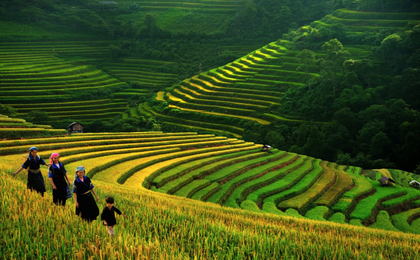
%> input picture Lab02/GreenVietnam.png, 420 x 260 px, shrunk from 1241 x 768 before the run
$ octave lab02-1.m   (GNU Octave 9; MATLAB toolbox functions it lacks are replaced by stand-ins)
%> lines starting %> are read from the running program, lines starting %| are printed output that depends on the picture
%{
  Bai 1 cua bai thuc hanh Lab 2
%}

pkg load image


function retval = Convolution(I)
  [row, col, channel] = size(I)
  kernel = [0, -1, 0; -1, 5, -1; 0, -1, 0];
  I_uint16 = uint16(I);
  I5 = I_uint16 * 5;
  I_1_2 = I_uint16(1:row-1, :, :);
  I5(2:row, :, :) -= I_1_2;
  I_2_1 = I_uint16(:, 1:col-1, :);
  I5(:, 2:col, :) -= I_2_1;
  I_2_3 = I_uint16(:, 2:col, :);
  I5(:, 1:col-1, :) -= I_2_3;
  I_3_2 = I_uint16(2:row, :, :);
  I5(1:row-1, :, :) -= I_3_2;
  retval = uint8(I5);
endfunction

function retval = Pixelization(I)
  s = 8;
  [row, col, channel] = size(I);
  Jr = floor(row/s)
  Jc = floor(col/s);
  J = zeros([Jr, Jc, channel]);
  disp("here");
  for r = 1:Jr-1
    for c = 1:Jc-1
      T1 = I((r*s):(r+1)*s - 1, (c*s):(c+1)*s - 1, :);
      T = reshape(T1, s*s, 3);
      J(r, c, :) = mean(T);
    endfor
  endfor
  retval = uint8(J);
endfunction


# main

# Cau 1
I = imread("GreenVietnam.png");
%> I is the input picture: size 260x420x3 uint8; mean R, G, B 64.9, 82.2, 25.8
S = Convolution(I);
%> in Convolution, `I_1_2 = I_uint16(1:row-1, :, :);`:
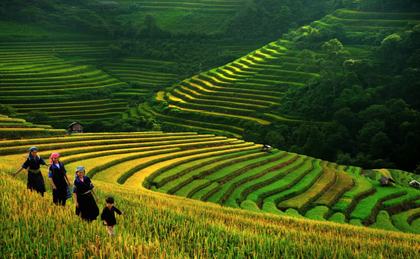
%> I_1_2: size 259x420x3 uint16; mean R, G, B 64.8, 82.2, 25.8
%> in Convolution, `I5(:, 1:col-1, :) -= I_2_3;`:
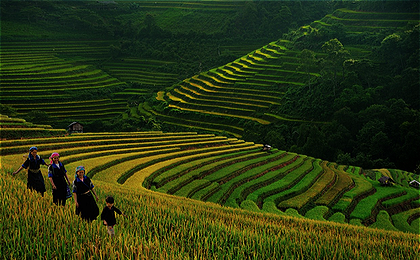
%> I5: size 260x420x3 uint16; mean R, G, B 131.1, 165.6, 52.8; drawn with min black and max white
%> in Convolution, `I_3_2 = I_uint16(2:row, :, :);`:
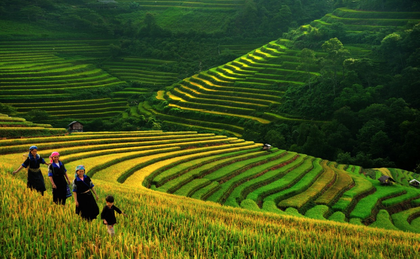
%> I_3_2: size 259x420x3 uint16; mean R, G, B 65, 82.3, 25.7
%> in Convolution, `I5(1:row-1, :, :) -= I_3_2;`:
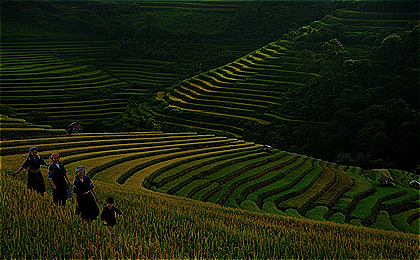
%> I5: size 260x420x3 uint16; mean R, G, B 70.1, 86.2, 29.4; drawn with min black and max white
%> in Convolution, `retval = uint8(I5);`:
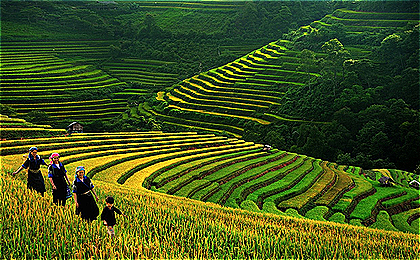
%> retval: size 260x420x3 uint8; mean R, G, B 66.7, 84.4, 29.3
S += I;
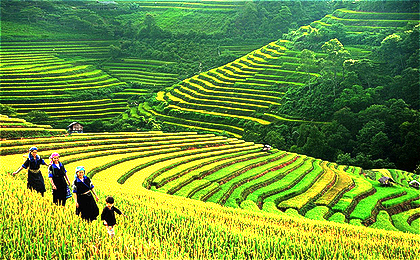
%> S: size 260x420x3 uint8; mean R, G, B 112.2, 148.9, 54.9
imwrite(S, "Result/GreenVietnamConvolution.png")
% [6 lines of commented-out code are left out]
# Het Cau 1


# Cau 2
P = Pixelization(I);
%> after the loop in Pixelization, `for r = 1:Jr-1`:
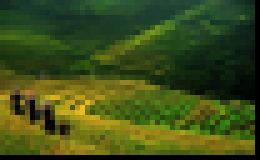
%> J: size 32x52x3 double (shown 5 times larger); mean R, G, B 62.2, 78.5, 24.1
imshow(P);
imwrite(P, "Result/GreenVietnamPixelization.png")
# Het Cau 2
